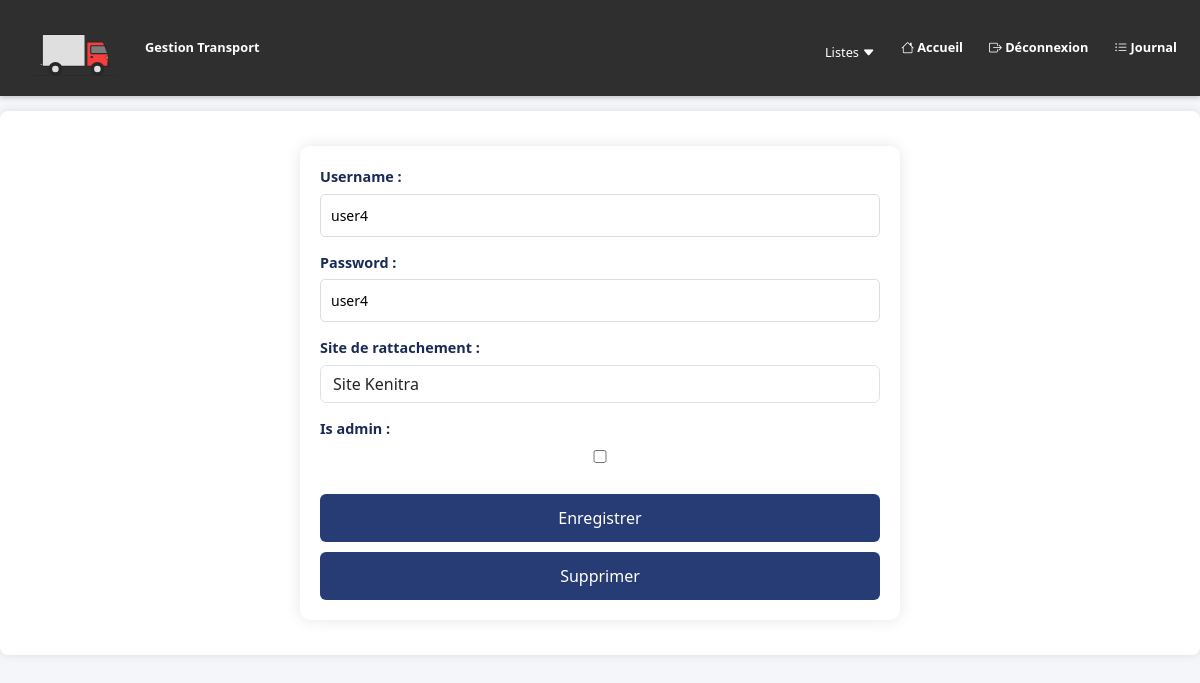
Screenshot of /modifier_utilisateur/5/ with the database file from the repository.
### app/models.py (models this page shows, shortened)
class Utilisateur(models.Model):
    id_user = models.AutoField(primary_key=True)
    username = models.CharField(max_length=150, unique=True)
    password = models.CharField(max_length=128)
    is_admin = models.BooleanField(default=False)
    site = models.ForeignKey('site', on_delete=models.CASCADE, null=True, blank=True)

### app/views.py (the view)
# urls.py: path('modifier_utilisateur/<int:id_user>/', views.modifier_utilisateur, name='modifier_utilisateur'),
def modifier_utilisateur(request, id_user):
    utilisateur_obj = get_object_or_404(Utilisateur, id_user=id_user)
    if request.method == 'POST':
        if 'delete' in request.POST:
            utilisateur_obj.delete()
            return redirect('success_message')
        form = UserForm(request.POST, instance=utilisateur_obj)
        if form.is_valid():
            form.save()
            return redirect('success_message')
    else:
        form = UserForm(instance=utilisateur_obj)
    return render(request, 'modifier_utilisateur.html', {'form': form})

### app/forms.py
class UserForm(forms.ModelForm):
    site = forms.ModelChoiceField(
        queryset=site.objects.all(),
        widget=forms.Select(attrs={'class': 'form-control'}),
        label="Site de rattachement",
        required=True
    )
    class Meta:
        model = Utilisateur
        fields = ['id_user','username', 'password', 'site', 'is_admin']

### app/models.py (called while the page is built)
    def __str__(self):
        return self.nom_site

### app/templates/modifier_utilisateur.html (shortened to what this page needs)
{% extends "base.html" %}
{% block content %}
<form method="post">
  {{ form.as_p }}
  <button type="submit">Enregistrer</button>
  <button type="submit" name="delete"
        onclick="return confirm('Voulez-vous vraiment supprimer ce Utilisateur ?');">
    Supprimer
  </button>
</form>
{% endblock %}

### app/templates/base.html (style rules this page uses)
body { font-family: 'Segoe UI', Tahoma, Geneva, Verdana, sans-serif; background-color: #f5f6fa; color: #2f3640; margin: 0; padding: 0; padding-bottom: 20px; overflow-x: hidden; }
form { max-width: 600px; margin: 20px auto; background-color: #fff; padding: 20px; border-radius: 10px; box-shadow: 0 0 15px rgba(0, 0, 0, 0.1); }
form p { margin-bottom: 15px; }
label { font-weight: 600; display: block; margin-bottom: 6px; color: #192a56; font-size: 0.9rem; }
input, select, textarea { width: 100%; padding: 10px; border: 1px solid #dcdde1; border-radius: 5px; box-sizing: border-box; font-size: 14px; transition: 0.3s; }
button { padding: 12px; border: none; border-radius: 6px; cursor: pointer; font-size: 16px; margin-top: 10px; width: 100%; transition: 0.3s ease; background-color: #273c75; color: white; }

### rows the page displays
Utilisateur: username "user4", password "user4", site "Site Kenitra"
